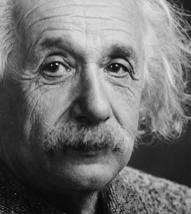
%> input picture Deliverable 2/Laboratory 2 - Edges and contours/images/Einstein.jpg, 191 x 214 px
$ octave ej_21.m   (GNU Octave 9; MATLAB toolbox functions it lacks are replaced by stand-ins)
%> lines starting %> are read from the running program, lines starting %| are printed output that depends on the picture
% Computer Vision - MAI
% Pablo Martinez and Aleix Solanes

% 2.1. Hybrid images construction
%Given the images Einstein.jpg and Monro.jpg, build a hybrid image from them and
%view it at different scales to obtain the visual effect of hybrid images.
einstein = imread('images/Einstein.jpg');
%> einstein is the input picture: size 214x191 uint8; min 0, max 228, mean 111
figure,
subplot(3,3,1),imshow(einstein);
monro = imread('images/Monro.jpg');
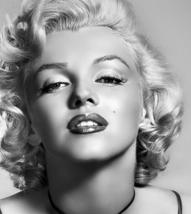
%> input picture Deliverable 2/Laboratory 2 - Edges and contours/images/monro.jpg, 191 x 214 px
%> monro is the input picture: size 214x191 uint8; min 0, max 255, mean 146.6
subplot(3,3,2), imshow(monro);

% we should apply a filter (a low-pass filter), a smoothing filter.
% Gaussian filter with hsize = 9 and sigma = 7
filter_1 = fspecial('gaussian',25,9);
figure,
L1 = imfilter(monro, filter_1);
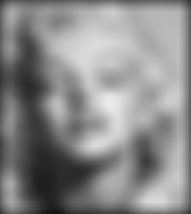
%> L1: size 214x191 uint8; min 19, max 234, mean 137.7
imshow(L1);
title('Low freq.');
% we look for the high frequencies H1 of another image
filter_2 = fspecial('gaussian',25,7);
figure,
H1 = einstein - imfilter(einstein, filter_2);
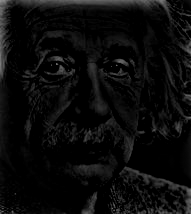
%> H1: size 214x191 uint8; min 0, max 142, mean 11
imshow(H1);
title('High freq.');

figure,
hybrid1 = L1 + H1;
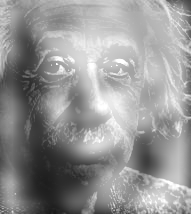
%> hybrid1: size 214x191 uint8; min 25, max 255, mean 148.7
imshow(hybrid1);
title('Hybrid 1');
% sigma values should be different, as the smoothing searched is different
% from the low pass filter and the high pass filter. Different values of
% sigma provide more or less smoothing.

hybrid2 = imresize(hybrid1,0.9);
figure, imshow(hybrid2);

hybrid3 = imresize(hybrid1,0.7);
figure, imshow(hybrid3);

hybrid4 = imresize(hybrid1,0.5);
figure, imshow(hybrid4);

hybrid5 = imresize(hybrid1,0.3);
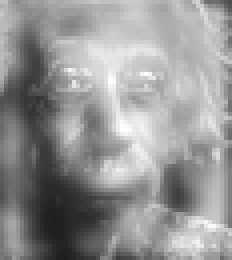
%> hybrid5: size 65x58 uint8 (shown 4 times larger); min 29, max 255, mean 148.8
figure, imshow(hybrid5);

hybrid5 = imresize(hybrid1,0.2);
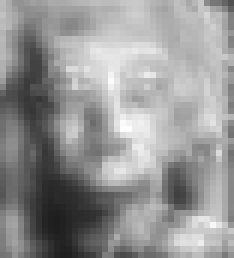
%> hybrid5: size 43x39 uint8 (shown 6 times larger); min 30, max 253, mean 148.8
figure, imshow(hybrid5);
